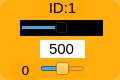
    <widget class="QWidget" name="widget_id1" native="true">
     <property name="geometry">
      <rect>
       <x>860</x>
       <y>660</y>
       <width>120</width>
       <height>80</height>
      </rect>
     </property>
     <property name="styleSheet">
      <string notr="true">background-color: rgb(255, 170, 0, 200);
border-radius:10px;</string>
     </property>
     <widget class="QLabel" name="label_ID1">
      <property name="geometry">
       <rect>
        <x>40</x>
        <y>0</y>
        <width>45</width>
        <height>16</height>
       </rect>
      </property>
      <property name="minimumSize">
       <size>
        <width>0</width>
        <height>10</height>
       </size>
      </property>
      <property name="font">
       <font>
        <family>Arial</family>
        <pointsize>11</pointsize>
       </font>
      </property>
      <property name="styleSheet">
       <string notr="true">background-color: rgb(255, 255, 255， 0);
border-radius:0px;</string>
      </property>
      <property name="text">
       <string>ID:1</string>
      </property>
      <property name="alignment">
       <set>Qt::AlignCenter</set>
      </property>
     </widget>
     <widget class="QSlider" name="horizontalSlider_pulse_id1">
      <property name="geometry">
       <rect>
        <x>20</x>
        <y>20</y>
        <width>83</width>
        <height>16</height>
       </rect>
      </property>
      <property name="autoFillBackground">
       <bool>false</bool>
      </property>
      <property name="styleSheet">
       <string notr="true">background-color: rgb(0, 0, 0);
border-radius:0px;</string>
      </property>
      <property name="minimum">
       <number>0</number>
      </property>
      <property name="maximum">
       <number>1000</number>
      </property>
      <property name="pageStep">
       <number>1</number>
      </property>
      <property name="value">
       <number>500</number>
      </property>
      <property name="orientation">
       <enum>Qt::Horizontal</enum>
      </property>
     </widget>
     <widget class="QSlider" name="horizontalSlider_dev_id1">
      <property name="geometry">
       <rect>
        <x>40</x>
        <y>60</y>
        <width>45</width>
        <height>18</height>
       </rect>
      </property>
      <property name="styleSheet">
       <string notr="true">background-color: rgb(255, 255, 255， 0);</string>
      </property>
      <property name="minimum">
       <number>-125</number>
      </property>
      <property name="maximum">
       <number>125</number>
      </property>
      <property name="pageStep">
       <number>1</number>
      </property>
      <property name="orientation">
       <enum>Qt::Horizontal</enum>
      </property>
     </widget>
     <widget class="QLabel" name="label_id1">
      <property name="geometry">
       <rect>
        <x>10</x>
        <y>60</y>
        <width>31</width>
        <height>20</height>
       </rect>
      </property>
      <property name="minimumSize">
       <size>
        <width>0</width>
        <height>10</height>
       </size>
      </property>
      <property name="font">
       <font>
        <family>DejaVu Sans</family>
        <pointsize>10</pointsize>
       </font>
      </property>
      <property name="styleSheet">
       <string notr="true">background-color: rgb(255, 255, 255， 0);</string>
      </property>
      <property name="text">
       <string>0</string>
      </property>
      <property name="alignment">
       <set>Qt::AlignCenter</set>
      </property>
     </widget>
     <widget class="QLineEdit" name="lineEdit_id1">
      <property name="geometry">
       <rect>
        <x>40</x>
        <y>40</y>
        <width>45</width>
        <height>18</height>
       </rect>
      </property>
      <property name="sizePolicy">
       <sizepolicy hsizetype="Fixed" vsizetype="Fixed">
        <horstretch>0</horstretch>
        <verstretch>0</verstretch>
       </sizepolicy>
      </property>
      <property name="font">
       <font>
        <family>Arial</family>
        <pointsize>11</pointsize>
       </font>
      </property>
      <property name="autoFillBackground">
       <bool>false</bool>
      </property>
      <property name="styleSheet">
       <string notr="true">background-color: rgb(255, 255, 255);
border-radius:0px;</string>
      </property>
      <property name="text">
       <string>500</string>
      </property>
      <property name="maxLength">
       <number>1000</number>
      </property>
      <property name="alignment">
       <set>Qt::AlignCenter</set>
      </property>
      <property name="dragEnabled">
       <bool>false</bool>
      </property>
      <property name="readOnly">
       <bool>false</bool>
      </property>
     </widget>
    </widget>
